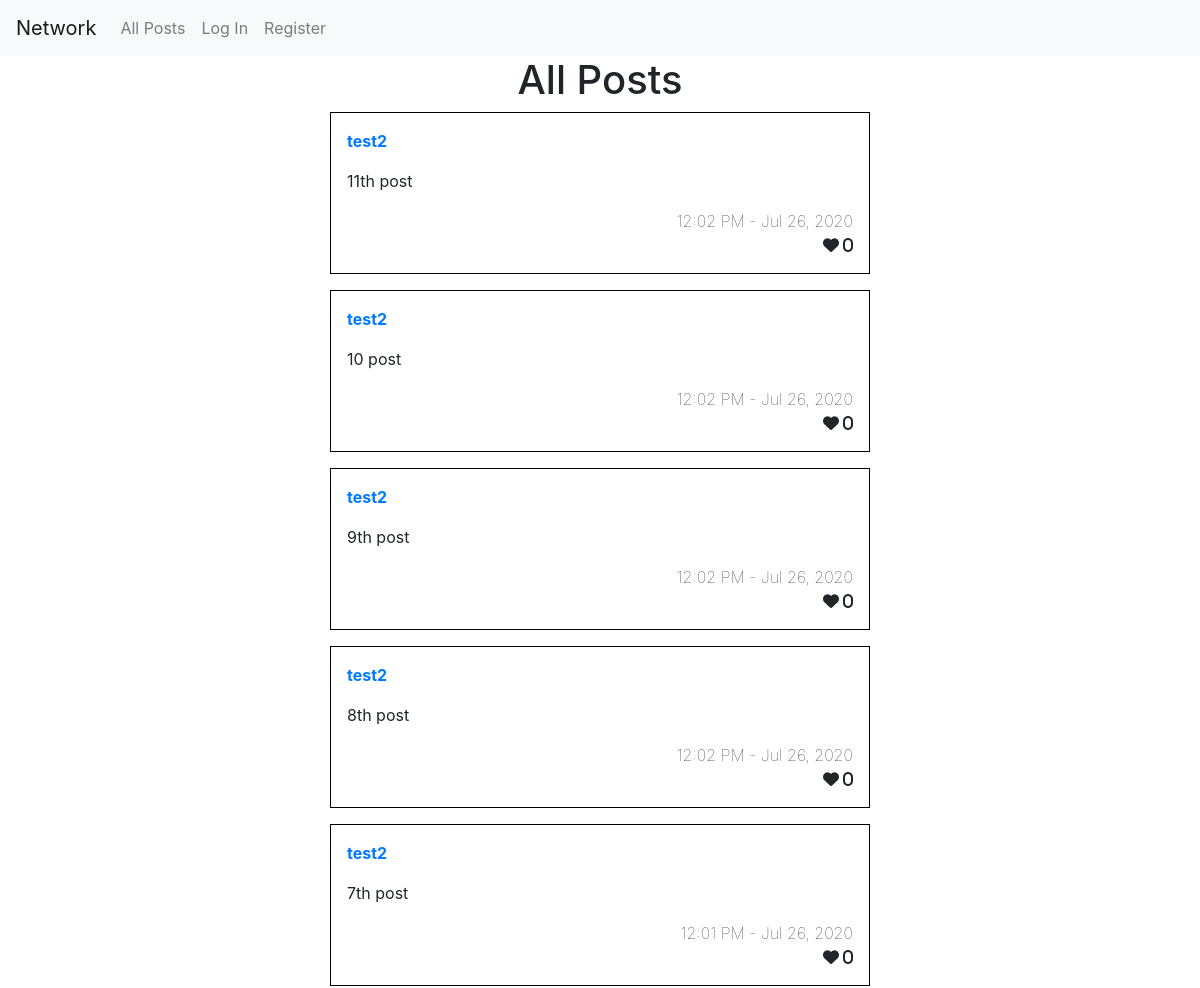
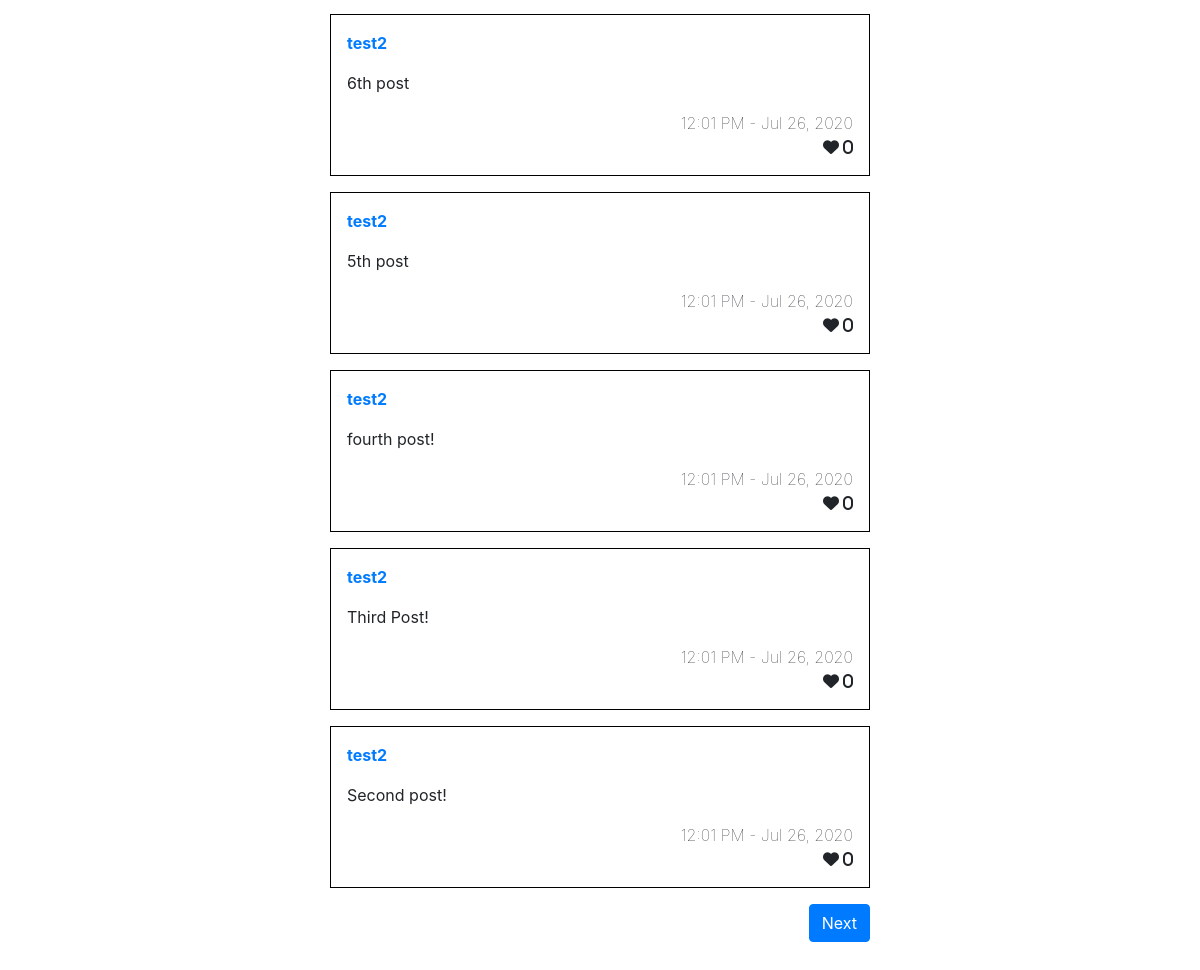
/, run on an earlier commit of the app's database (2 pictures, top to bottom).
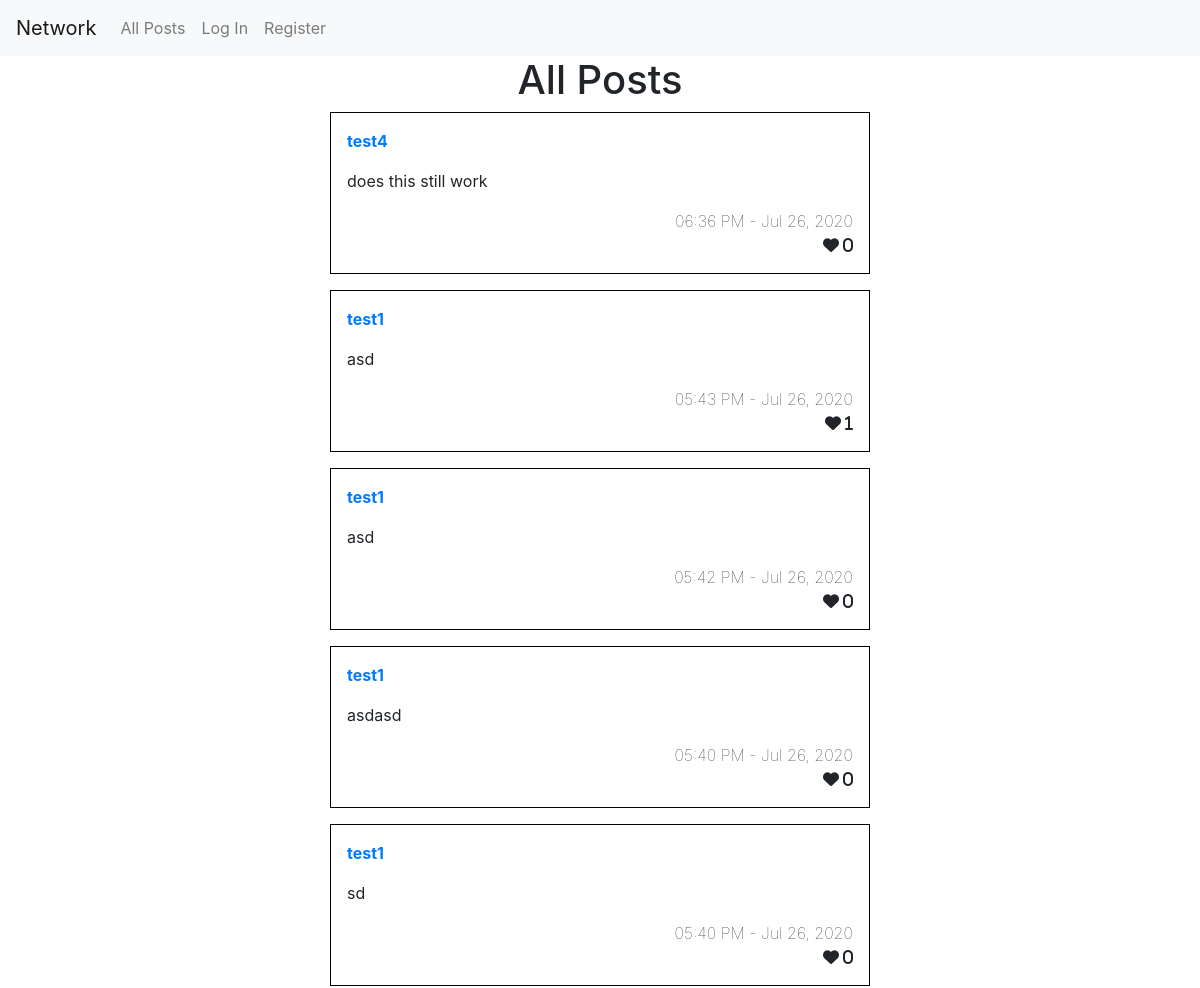
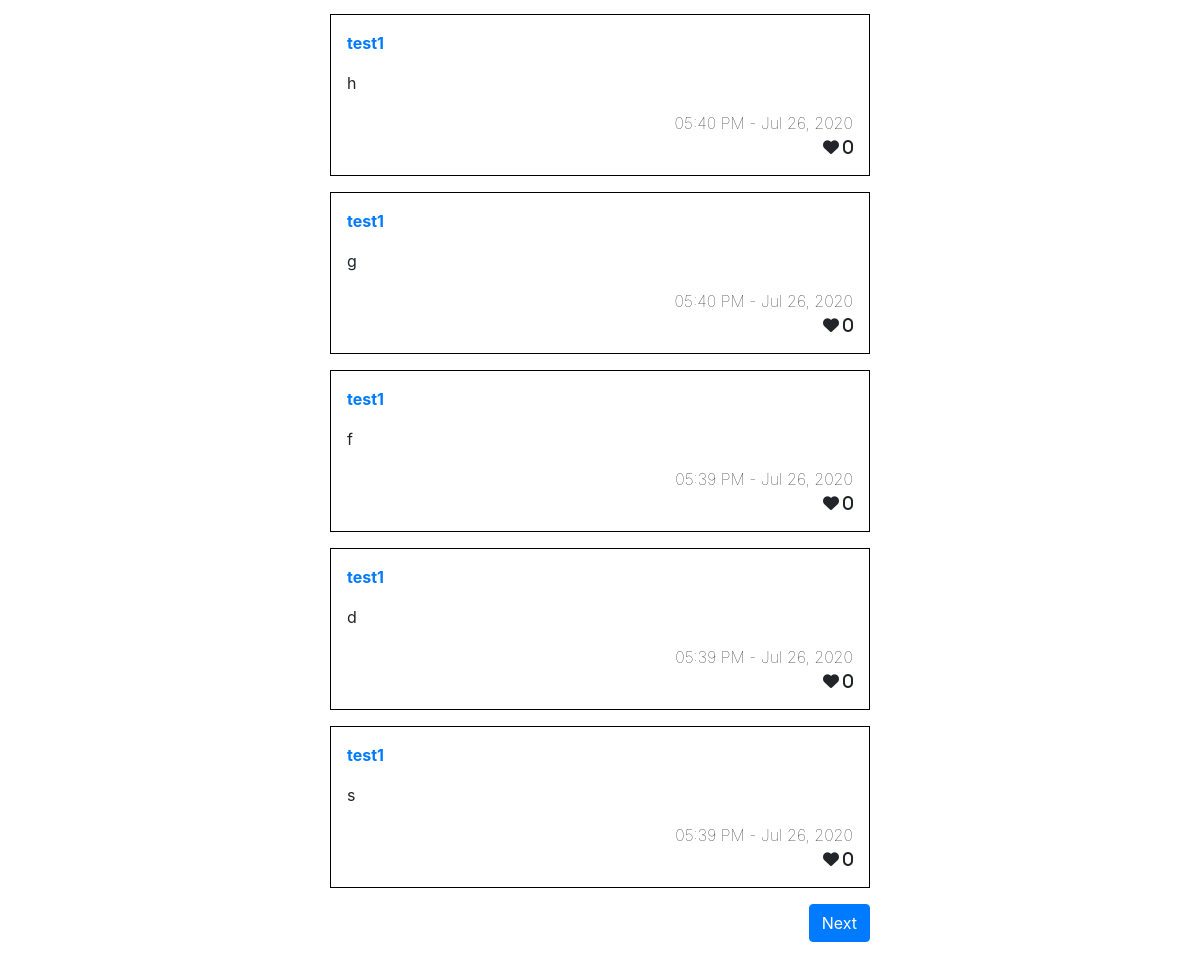
And on a later commit of the database (2 pictures, top to bottom).
### network/models.py (models this page shows)
class Post(models.Model):
    id = models.AutoField(primary_key=True)
    poster = models.CharField(max_length=64)
    content = models.TextField()
    time = models.DateTimeField()
    likes = models.IntegerField(default=0)
    liked = models.ManyToManyField(User, blank=True)
    def serialize(self):
        return {
            "poster": self.poster,
            "content": self.content,
            "time": self.time.strftime("%I:%M %p - %b %d, %Y"),
            "likes": self.likes,
            "id": self.id,
            "liked": self.liked
        }

### network/views.py (the view)
# urls.py: path("", views.all_post, name="allpost"),
def all_post(request):
    postList = Post.objects.all()
    page = request.GET.get('p', 1)
    postList = postList.order_by("-time").all()
    postList = [post.serialize for post in postList]
    paginateList = Paginator(postList,10)
    postList = paginateList.page(page)
    return render(request, "network/allpost.html", {
        "postList": postList,
        "currentUser": request.user.get_username()
    })

### network/templates/network/allpost.html (shortened to what this page needs)
{% extends "network/layout.html" %}
{% block body %}
    <h1>All Posts</h1>
    <div class="row">
        <div class="col-md-6 offset-md-3">
        {% for each  in postList %}
        <div class ="box">
            <div class="row poster">
                <div class="col text-left">
                    <a href="{% url 'profile' each.poster %}">{{ each.poster }}</a>
                </div>
            </div>
            <div class="row">
                <div class="col text-left">
                    <div class="content">
                        {{ each.content }}
                    </div>
                </div>
            </div>
            <div class="row">
                <div class="col text-right timestamp">
                    {{ each.time }}
                </div>
            </div>
            <div class="row">
                <div class="col text-left">
                </div>
                <div class="col text-right">
                    <i class="fa fa-heart" data-user="{{ currentUser }}" data-postNumber={{ each.id }}> {{ each.likes }}</i>
                </div>
            </div>
        </div>
        {% endfor %}
        {% if postList.has_other_pages %}
        <div class="row pad-bottom">
            <div class ="col text-left">
            </div>
            <div class ="col text-right">
                {% if postList.has_next %}
                <a href="?p={{ postList.next_page_number }}" class= "btn btn-primary">Next</a>
                {% endif %}
            </div>
        </div>
        {% endif %}
        </div>
    </div>
{% endblock %}

What changed in the data, as far as the page shows it:
no longer on this page (row unchanged): Post: poster "test2", content "11th post", time "12:02 PM - Jul 26, 2020", likes "0"
no longer on this page (row unchanged): Post: poster "test2", content "10 post", time "12:02 PM - Jul 26, 2020", likes "0"
no longer on this page (row unchanged): Post: poster "test2", content "9th post", time "12:02 PM - Jul 26, 2020", likes "0"
no longer on this page (row unchanged): Post: poster "test2", content "8th post", time "12:02 PM - Jul 26, 2020", likes "0"
no longer on this page (row unchanged): Post: poster "test2", content "7th post", time "12:01 PM - Jul 26, 2020", likes "0"
no longer on this page (row unchanged): Post: poster "test2", content "6th post", time "12:01 PM - Jul 26, 2020", likes "0"
no longer on this page (row unchanged): Post: poster "test2", content "5th post", time "12:01 PM - Jul 26, 2020", likes "0"
no longer on this page (row unchanged): Post: poster "test2", content "fourth post!", time "12:01 PM - Jul 26, 2020", likes "0"
no longer on this page (row unchanged): Post: poster "test2", content "Third Post!", time "12:01 PM - Jul 26, 2020", likes "0"
no longer on this page (row unchanged): Post: poster "test2", content "Second post!", time "12:01 PM - Jul 26, 2020", likes "0"
added Post: poster "test4", content "does this still work", time "06:36 PM - Jul 26, 2020", likes "0"
added Post: poster "test1", content "asd", time "05:43 PM - Jul 26, 2020", likes "1"
added Post: poster "test1", content "asd", time "05:42 PM - Jul 26, 2020", likes "0"
added Post: poster "test1", content "asdasd", time "05:40 PM - Jul 26, 2020", likes "0"
added Post: poster "test1", content "sd", time "05:40 PM - Jul 26, 2020", likes "0"
added Post: poster "test1", content "h", time "05:40 PM - Jul 26, 2020", likes "0"
added Post: poster "test1", content "g", time "05:40 PM - Jul 26, 2020", likes "0"
added Post: poster "test1", content "f", time "05:39 PM - Jul 26, 2020", likes "0"
added Post: poster "test1", content "d", time "05:39 PM - Jul 26, 2020", likes "0"
added Post: poster "test1", content "s", time "05:39 PM - Jul 26, 2020", likes "0"
